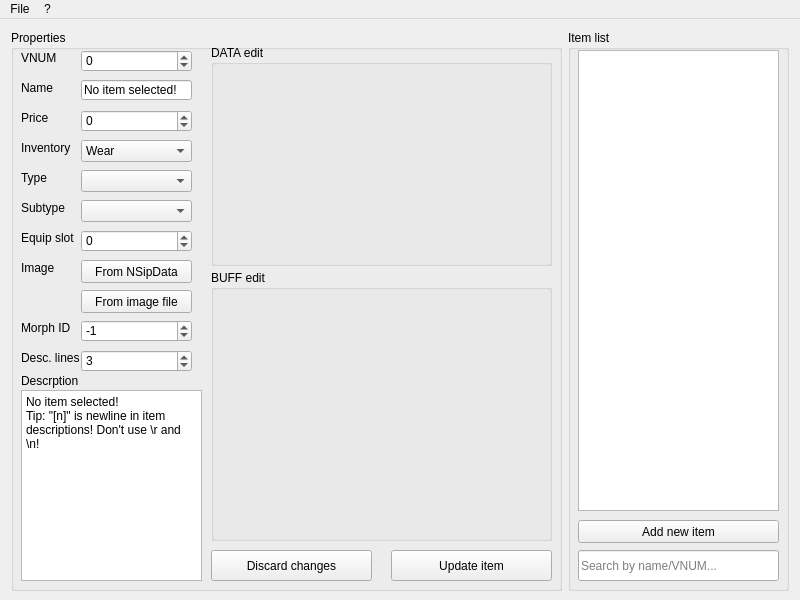
<?xml version="1.0" encoding="UTF-8"?>
<ui version="4.0">
 <class>MainWindow</class>
 <widget class="QMainWindow" name="MainWindow">
  <property name="geometry">
   <rect>
    <x>0</x>
    <y>0</y>
    <width>800</width>
    <height>600</height>
   </rect>
  </property>
  <property name="minimumSize">
   <size>
    <width>800</width>
    <height>600</height>
   </size>
  </property>
  <property name="maximumSize">
   <size>
    <width>800</width>
    <height>600</height>
   </size>
  </property>
  <property name="windowTitle">
   <string>MainWindow</string>
  </property>
  <widget class="QWidget" name="centralWidget">
   <widget class="QGroupBox" name="groupBox">
    <property name="geometry">
     <rect>
      <x>11</x>
      <y>11</y>
      <width>551</width>
      <height>561</height>
     </rect>
    </property>
    <property name="sizePolicy">
     <sizepolicy hsizetype="Preferred" vsizetype="Preferred">
      <horstretch>0</horstretch>
      <verstretch>0</verstretch>
     </sizepolicy>
    </property>
    <property name="minimumSize">
     <size>
      <width>551</width>
      <height>521</height>
     </size>
    </property>
    <property name="title">
     <string>Properties</string>
    </property>
    <widget class="QLabel" name="vnumLabel">
     <property name="geometry">
      <rect>
       <x>10</x>
       <y>20</y>
       <width>81</width>
       <height>16</height>
      </rect>
     </property>
     <property name="text">
      <string>VNUM</string>
     </property>
    </widget>
    <widget class="QLabel" name="nameLabel">
     <property name="geometry">
      <rect>
       <x>10</x>
       <y>50</y>
       <width>81</width>
       <height>16</height>
      </rect>
     </property>
     <property name="text">
      <string>Name</string>
     </property>
    </widget>
    <widget class="QLabel" name="inputLabel">
     <property name="geometry">
      <rect>
       <x>10</x>
       <y>110</y>
       <width>81</width>
       <height>16</height>
      </rect>
     </property>
     <property name="text">
      <string>Inventory</string>
     </property>
    </widget>
    <widget class="QLabel" name="typeLabel">
     <property name="geometry">
      <rect>
       <x>10</x>
       <y>140</y>
       <width>81</width>
       <height>16</height>
      </rect>
     </property>
     <property name="text">
      <string>Type</string>
     </property>
    </widget>
    <widget class="QLabel" name="subTypeLabel">
     <property name="geometry">
      <rect>
       <x>10</x>
       <y>170</y>
       <width>81</width>
       <height>16</height>
      </rect>
     </property>
     <property name="text">
      <string>Subtype</string>
     </property>
    </widget>
    <widget class="QLabel" name="slotLabel">
     <property name="geometry">
      <rect>
       <x>10</x>
       <y>200</y>
       <width>81</width>
       <height>16</height>
      </rect>
     </property>
     <property name="text">
      <string>Equip slot</string>
     </property>
    </widget>
    <widget class="QLabel" name="imageLabel">
     <property name="geometry">
      <rect>
       <x>10</x>
       <y>230</y>
       <width>81</width>
       <height>16</height>
      </rect>
     </property>
     <property name="text">
      <string>Image</string>
     </property>
    </widget>
    <widget class="QLabel" name="morphIdLabel">
     <property name="geometry">
      <rect>
       <x>10</x>
       <y>290</y>
       <width>81</width>
       <height>16</height>
      </rect>
     </property>
     <property name="text">
      <string>Morph ID</string>
     </property>
    </widget>
    <widget class="QLineEdit" name="nameLineEdit">
     <property name="geometry">
      <rect>
       <x>70</x>
       <y>50</y>
       <width>111</width>
       <height>20</height>
      </rect>
     </property>
     <property name="mouseTracking">
      <bool>false</bool>
     </property>
     <property name="focusPolicy">
      <enum>Qt::StrongFocus</enum>
     </property>
     <property name="text">
      <string>No item selected!</string>
     </property>
    </widget>
    <widget class="QLabel" name="priceLabel">
     <property name="geometry">
      <rect>
       <x>10</x>
       <y>80</y>
       <width>81</width>
       <height>16</height>
      </rect>
     </property>
     <property name="text">
      <string>Price</string>
     </property>
    </widget>
    <widget class="QComboBox" name="wearBox">
     <property name="geometry">
      <rect>
       <x>70</x>
       <y>110</y>
       <width>111</width>
       <height>22</height>
      </rect>
     </property>
     <item>
      <property name="text">
       <string>Wear</string>
      </property>
     </item>
     <item>
      <property name="text">
       <string>Main</string>
      </property>
     </item>
     <item>
      <property name="text">
       <string>ETC</string>
      </property>
     </item>
     <item>
      <property name="text">
       <string>Mini-Land</string>
      </property>
     </item>
     <item>
      <property name="text">
       <string>Wear (ACT 5)</string>
      </property>
     </item>
     <item>
      <property name="text">
       <string>Wear (Limited)</string>
      </property>
     </item>
     <item>
      <property name="text">
       <string>Main (Limited)</string>
      </property>
     </item>
     <item>
      <property name="text">
       <string>ETC (Limited)</string>
      </property>
     </item>
    </widget>
    <widget class="QComboBox" name="typeBox">
     <property name="geometry">
      <rect>
       <x>70</x>
       <y>140</y>
       <width>111</width>
       <height>22</height>
      </rect>
     </property>
    </widget>
    <widget class="QComboBox" name="subTypeBox">
     <property name="geometry">
      <rect>
       <x>70</x>
       <y>170</y>
       <width>111</width>
       <height>22</height>
      </rect>
     </property>
    </widget>
    <widget class="QSpinBox" name="vnumInput">
     <property name="geometry">
      <rect>
       <x>70</x>
       <y>20</y>
       <width>111</width>
       <height>22</height>
      </rect>
     </property>
     <property name="minimum">
      <number>-999999999</number>
     </property>
     <property name="maximum">
      <number>999999999</number>
     </property>
     <property name="value">
      <number>0</number>
     </property>
    </widget>
    <widget class="QSpinBox" name="slotBox">
     <property name="geometry">
      <rect>
       <x>70</x>
       <y>200</y>
       <width>111</width>
       <height>22</height>
      </rect>
     </property>
     <property name="minimum">
      <number>-99</number>
     </property>
     <property name="maximum">
      <number>99</number>
     </property>
     <property name="value">
      <number>0</number>
     </property>
    </widget>
    <widget class="QSpinBox" name="priceInput">
     <property name="geometry">
      <rect>
       <x>70</x>
       <y>80</y>
       <width>111</width>
       <height>22</height>
      </rect>
     </property>
     <property name="minimum">
      <number>-999999999</number>
     </property>
     <property name="maximum">
      <number>999999999</number>
     </property>
     <property name="value">
      <number>0</number>
     </property>
    </widget>
    <widget class="QSpinBox" name="morphIdBox">
     <property name="geometry">
      <rect>
       <x>70</x>
       <y>290</y>
       <width>111</width>
       <height>22</height>
      </rect>
     </property>
     <property name="minimum">
      <number>-999999999</number>
     </property>
     <property name="maximum">
      <number>999999999</number>
     </property>
     <property name="value">
      <number>-1</number>
     </property>
    </widget>
    <widget class="QGroupBox" name="dataGroupBox">
     <property name="geometry">
      <rect>
       <x>200</x>
       <y>15</y>
       <width>341</width>
       <height>221</height>
      </rect>
     </property>
     <property name="title">
      <string>DATA edit</string>
     </property>
    </widget>
    <widget class="QGroupBox" name="buffGroupBox">
     <property name="geometry">
      <rect>
       <x>200</x>
       <y>240</y>
       <width>341</width>
       <height>271</height>
      </rect>
     </property>
     <property name="title">
      <string>BUFF edit</string>
     </property>
    </widget>
    <widget class="QLabel" name="descLinesLabel">
     <property name="geometry">
      <rect>
       <x>10</x>
       <y>320</y>
       <width>81</width>
       <height>16</height>
      </rect>
     </property>
     <property name="text">
      <string>Desc. lines</string>
     </property>
    </widget>
    <widget class="QSpinBox" name="descBox">
     <property name="geometry">
      <rect>
       <x>70</x>
       <y>320</y>
       <width>111</width>
       <height>22</height>
      </rect>
     </property>
     <property name="minimum">
      <number>0</number>
     </property>
     <property name="maximum">
      <number>99</number>
     </property>
     <property name="value">
      <number>3</number>
     </property>
    </widget>
    <widget class="QPlainTextEdit" name="descTextEdit">
     <property name="geometry">
      <rect>
       <x>10</x>
       <y>360</y>
       <width>181</width>
       <height>191</height>
      </rect>
     </property>
     <property name="plainText">
      <string>No item selected!
Tip: &quot;[n]&quot; is newline in item descriptions! Don't use \r and \n!</string>
     </property>
    </widget>
    <widget class="QLabel" name="descLabel">
     <property name="geometry">
      <rect>
       <x>10</x>
       <y>341</y>
       <width>81</width>
       <height>20</height>
      </rect>
     </property>
     <property name="text">
      <string>Descrption</string>
     </property>
    </widget>
    <widget class="QLabel" name="imageIcon">
     <property name="geometry">
      <rect>
       <x>10</x>
       <y>250</y>
       <width>32</width>
       <height>32</height>
      </rect>
     </property>
     <property name="frameShape">
      <enum>QFrame::NoFrame</enum>
     </property>
     <property name="midLineWidth">
      <number>0</number>
     </property>
     <property name="text">
      <string/>
     </property>
     <property name="textFormat">
      <enum>Qt::AutoText</enum>
     </property>
     <property name="pixmap">
      <pixmap resource="../resources.qrc">:/resources/null.png</pixmap>
     </property>
     <property name="alignment">
      <set>Qt::AlignCenter</set>
     </property>
    </widget>
    <widget class="QPushButton" name="loadFromNsipButt">
     <property name="geometry">
      <rect>
       <x>70</x>
       <y>230</y>
       <width>111</width>
       <height>23</height>
      </rect>
     </property>
     <property name="text">
      <string>From NSipData</string>
     </property>
    </widget>
    <widget class="QPushButton" name="loadFromImgButt">
     <property name="geometry">
      <rect>
       <x>70</x>
       <y>260</y>
       <width>111</width>
       <height>23</height>
      </rect>
     </property>
     <property name="text">
      <string>From image file</string>
     </property>
    </widget>
    <widget class="QPushButton" name="updateButton">
     <property name="geometry">
      <rect>
       <x>380</x>
       <y>520</y>
       <width>161</width>
       <height>31</height>
      </rect>
     </property>
     <property name="sizePolicy">
      <sizepolicy hsizetype="Preferred" vsizetype="Preferred">
       <horstretch>0</horstretch>
       <verstretch>0</verstretch>
      </sizepolicy>
     </property>
     <property name="minimumSize">
      <size>
       <width>0</width>
       <height>0</height>
      </size>
     </property>
     <property name="text">
      <string>Update item</string>
     </property>
    </widget>
    <widget class="QPushButton" name="discardButton">
     <property name="geometry">
      <rect>
       <x>200</x>
       <y>520</y>
       <width>161</width>
       <height>31</height>
      </rect>
     </property>
     <property name="sizePolicy">
      <sizepolicy hsizetype="Preferred" vsizetype="Preferred">
       <horstretch>0</horstretch>
       <verstretch>0</verstretch>
      </sizepolicy>
     </property>
     <property name="minimumSize">
      <size>
       <width>0</width>
       <height>0</height>
      </size>
     </property>
     <property name="text">
      <string>Discard changes</string>
     </property>
    </widget>
   </widget>
   <widget class="QGroupBox" name="itemGroupBox">
    <property name="geometry">
     <rect>
      <x>568</x>
      <y>11</y>
      <width>221</width>
      <height>561</height>
     </rect>
    </property>
    <property name="minimumSize">
     <size>
      <width>221</width>
      <height>561</height>
     </size>
    </property>
    <property name="title">
     <string>Item list</string>
    </property>
    <widget class="QListWidget" name="listWidget">
     <property name="geometry">
      <rect>
       <x>10</x>
       <y>20</y>
       <width>201</width>
       <height>461</height>
      </rect>
     </property>
    </widget>
    <widget class="QLineEdit" name="searchInput">
     <property name="geometry">
      <rect>
       <x>10</x>
       <y>520</y>
       <width>201</width>
       <height>31</height>
      </rect>
     </property>
     <property name="text">
      <string/>
     </property>
     <property name="placeholderText">
      <string>Search by name/VNUM...</string>
     </property>
    </widget>
    <widget class="QPushButton" name="addNewButt">
     <property name="geometry">
      <rect>
       <x>10</x>
       <y>490</y>
       <width>201</width>
       <height>23</height>
      </rect>
     </property>
     <property name="text">
      <string>Add new item</string>
     </property>
    </widget>
   </widget>
  </widget>
  <widget class="QMenuBar" name="menuBar">
   <property name="geometry">
    <rect>
     <x>0</x>
     <y>0</y>
     <width>800</width>
     <height>20</height>
    </rect>
   </property>
   <widget class="QMenu" name="menuFile">
    <property name="title">
     <string>File</string>
    </property>
    <addaction name="actionOpen"/>
   </widget>
   <widget class="QMenu" name="menuInfo">
    <property name="tearOffEnabled">
     <bool>false</bool>
    </property>
    <property name="title">
     <string>?</string>
    </property>
    <property name="separatorsCollapsible">
     <bool>false</bool>
    </property>
    <property name="toolTipsVisible">
     <bool>false</bool>
    </property>
    <addaction name="actionInformation"/>
   </widget>
   <addaction name="menuFile"/>
   <addaction name="menuInfo"/>
  </widget>
  <action name="actionOpen">
   <property name="text">
    <string>Open</string>
   </property>
   <property name="shortcut">
    <string>Ctrl+O</string>
   </property>
  </action>
  <action name="actionNSipData_NOS">
   <property name="enabled">
    <bool>false</bool>
   </property>
   <property name="text">
    <string>NSipData.NOS</string>
   </property>
  </action>
  <action name="actionNSgtdData_NOS">
   <property name="enabled">
    <bool>false</bool>
   </property>
   <property name="text">
    <string>NSgtdData.NOS</string>
   </property>
  </action>
  <action name="actionNSlangData_NOS">
   <property name="enabled">
    <bool>false</bool>
   </property>
   <property name="text">
    <string>NSlangData.NOS</string>
   </property>
  </action>
  <action name="actionInformation">
   <property name="text">
    <string>Information</string>
   </property>
  </action>
 </widget>
 <layoutdefault spacing="6" margin="11"/>
 <resources>
  <include location="../resources.qrc"/>
 </resources>
 <connections/>
</ui>
